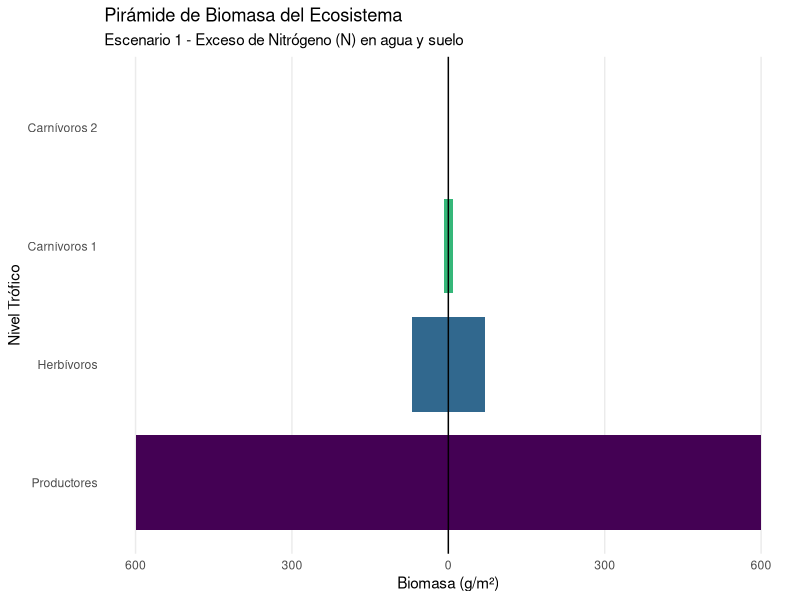
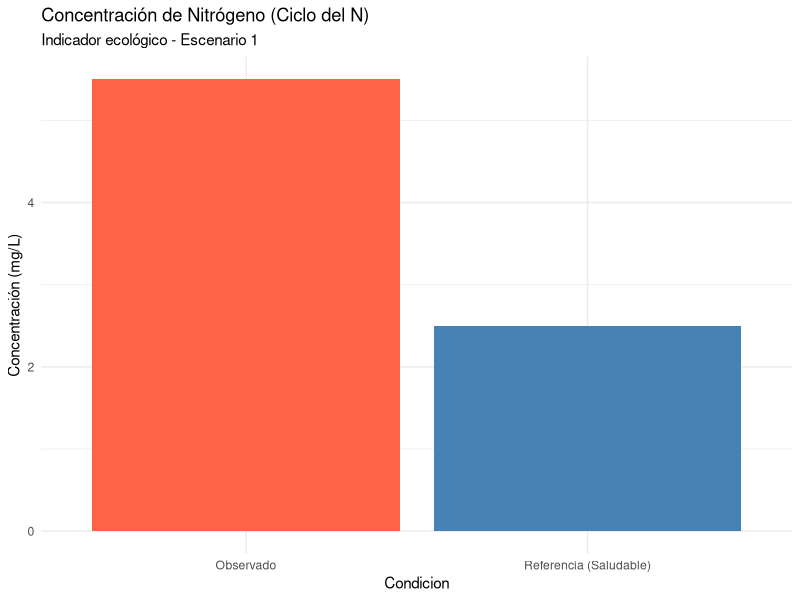

The R source for these figures, in order:
## ---- chunk 1
knitr::opts_chunk$set(echo = TRUE, message = FALSE, warning = FALSE)
## ---- chunk 2
# Cargamos las librerías necesarias
library(ggplot2)
library(dplyr)

# Se les indicará qué número de escenario deben usar.
# Escenario 1: Exceso de Nitrógeno
# Escenario 2: Deforestación
# Escenario 3: Sobrepesca
# Por favor, descomente la línea correspondiente a su escenario.

 escenario <- 1
# escenario <- 2
# escenario <- 3

# Simulación de datos (en un caso real, podrían ser archivos .csv)
# NO MODIFICAR ESTE BLOQUE
set.seed(123) # Para que los datos sean reproducibles

if(escenario == 1){
  datos_biomasa <- data.frame(
    Nivel_Trófico = factor(c("Productores", "Herbívoros", "Carnívoros 1", "Carnívoros 2"),
                           levels = c("Productores", "Herbívoros", "Carnívoros 1", "Carnívoros 2")),
    Biomasa = c(1200, 140, 18, 2.2)
  )
  ciclo_alterado <- "Exceso de Nitrógeno (N) en agua y suelo"
  valor_nutriente <- 5.5 # mg/L, por encima de lo normal (2.5)

} else if(escenario == 2){
  datos_biomasa <- data.frame(
    Nivel_Trófico = factor(c("Productores", "Herbívoros", "Carnívoros 1", "Carnívoros 2"),
                           levels = c("Productores", "Herbívoros", "Carnívoros 1", "Carnívoros 2")),
    Biomasa = c(300, 140, 18, 2.2)
  )
  ciclo_alterado <- "Perturbación del ciclo del Agua (escorrentía y disminución de productores)"
  valor_nutriente <- NA

} else if(escenario == 3){
  datos_biomasa <- data.frame(
    Nivel_Trófico = factor(c("Productores", "Herbívoros", "Carnívoros 1 (Piscívoros)", "Carnívoros 2"),
                           levels = c("Productores", "Herbívoros", "Carnívoros 1 (Piscívoros)", "Carnívoros 2")),
    Biomasa = c(1500, 180, 4, 2.2)
  )
  ciclo_alterado <- "Sobrepesca de peces zooplanctívoros (Nivel de Carnívoro 1)"
  valor_nutriente <- 2.6 # mg/L, normal
}

# Generamos el gráfico según el escenario
if(escenario == 1){
  # Escenario 1: Exceso de Nitrógeno
  nivel_normal <- 2.5 # mg/L
  datos_indicador <- data.frame(
    Condicion = c("Observado", "Referencia (Saludable)"),
    Valor = c(valor_nutriente, nivel_normal)
  )
  
  titulo_grafico <- "Concentración de Nitrógeno (Ciclo del N)"
  y_label <- "Concentración (mg/L)"
  
} else if(escenario == 2){
  # Escenario 2: Deforestación - Mostramos datos de precipitación/escorrentía
  # Simulamos datos de escorrentía superficial (mm/mes)
  escorrentia_observada <- 85 # mm/mes (alta por deforestación)
  escorrentia_referencia <- 45 # mm/mes (valor saludable con vegetación)
  
  datos_indicador <- data.frame(
    Condicion = c("Observado", "Referencia (Saludable)"),
    Valor = c(escorrentia_observada, escorrentia_referencia)
  )
  
  titulo_grafico <- "Escorrentía Superficial (Ciclo del Agua)"
  y_label <- "Escorrentía (mm/mes)"
  
} else if(escenario == 3){
  # Escenario 3: Sobrepesca - Nitrógeno normal
  nivel_normal <- 2.5 # mg/L
  datos_indicador <- data.frame(
    Condicion = c("Observado", "Referencia (Saludable)"),
    Valor = c(valor_nutriente, nivel_normal)
  )
  
  titulo_grafico <- "Concentración de Nitrógeno (Ciclo del N)"
  y_label <- "Concentración (mg/L)"
}
## ---- chunk 3
# Generamos la PIRÁMIDE DE BIOMASA verdadera
# Los productores en la base, carnívoros en la cima

# Necesitamos crear una variable para el ancho simétrico de la pirámide
# Vamos a graficar la biomasa en el eje X, pero dividiéndola en dos mitades
# para que parezca una pirámide de lado

# Duplicamos los datos pero con biomasa negativa para el lado izquierdo
datos_piramide <- datos_biomasa %>%
  mutate(Biomasa_pos = Biomasa / 2,  # Mitad derecha
         Biomasa_neg = -Biomasa / 2) # Mitad izquierda

# Convertimos a formato largo para ggplot
datos_largos <- datos_piramide %>%
  tidyr::pivot_longer(cols = c(Biomasa_pos, Biomasa_neg),
                      names_to = "Lado",
                      values_to = "Valor")

# Creamos la pirámide
ggplot(datos_largos, aes(x = Valor, y = Nivel_Trófico, fill = Nivel_Trófico)) +
  geom_col(orientation = "y", width = 0.8) +
  scale_fill_viridis_d() +
  scale_x_continuous(labels = abs) + # Mostramos valores absolutos en el eje
  labs(title = "Pirámide de Biomasa del Ecosistema",
       subtitle = paste("Escenario", escenario, "-", ciclo_alterado),
       x = "Biomasa (g/m²)",
       y = "Nivel Trófico") +
  theme_minimal() +
  theme(legend.position = "none",
        panel.grid.major.y = element_blank(),
        panel.grid.minor = element_blank()) +
  geom_vline(xintercept = 0, color = "black", linewidth = 0.5) # Línea central
## ---- chunk 4
# Generamos el gráfico (funciona para todos los escenarios)
ggplot(datos_indicador, aes(x = Condicion, y = Valor, fill = Condicion)) +
  geom_bar(stat = "identity") +
  labs(title = titulo_grafico,
       subtitle = paste("Indicador ecológico - Escenario", escenario),
       y = y_label) +
  theme_minimal() +
  theme(legend.position = "none") +
  scale_fill_manual(values = c("Observado" = "tomato", "Referencia (Saludable)" = "steelblue"))
